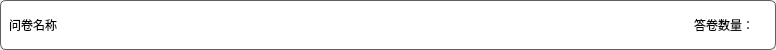
<?xml version="1.0" encoding="UTF-8"?>
<ui version="4.0">
 <class>AnswerListItem</class>
 <widget class="QWidget" name="AnswerListItem">
  <property name="geometry">
   <rect>
    <x>0</x>
    <y>0</y>
    <width>776</width>
    <height>50</height>
   </rect>
  </property>
  <property name="sizePolicy">
   <sizepolicy hsizetype="Preferred" vsizetype="Fixed">
    <horstretch>0</horstretch>
    <verstretch>0</verstretch>
   </sizepolicy>
  </property>
  <property name="minimumSize">
   <size>
    <width>0</width>
    <height>50</height>
   </size>
  </property>
  <property name="maximumSize">
   <size>
    <width>16777215</width>
    <height>59</height>
   </size>
  </property>
  <property name="windowTitle">
   <string/>
  </property>
  <layout class="QHBoxLayout" name="horizontalLayout">
   <property name="spacing">
    <number>0</number>
   </property>
   <property name="leftMargin">
    <number>0</number>
   </property>
   <property name="topMargin">
    <number>0</number>
   </property>
   <property name="rightMargin">
    <number>0</number>
   </property>
   <property name="bottomMargin">
    <number>0</number>
   </property>
   <item>
    <widget class="QWidget" name="widget" native="true">
     <property name="styleSheet">
      <string notr="true">QWidget#widget{
background-color: rgb(255, 255, 255);
border:1px solid rgb(95, 95, 95);
border-radius:6px;
}</string>
     </property>
     <layout class="QHBoxLayout" name="horizontalLayout_2">
      <item>
       <widget class="QLabel" name="questionnaire_name">
        <property name="text">
         <string>问卷名称</string>
        </property>
       </widget>
      </item>
      <item>
       <spacer name="horizontalSpacer">
        <property name="orientation">
         <enum>Qt::Orientation::Horizontal</enum>
        </property>
        <property name="sizeHint" stdset="0">
         <size>
          <width>623</width>
          <height>20</height>
         </size>
        </property>
       </spacer>
      </item>
      <item>
       <widget class="QLabel" name="label_2">
        <property name="text">
         <string>答卷数量：</string>
        </property>
       </widget>
      </item>
      <item>
       <widget class="QLabel" name="answer_number">
        <property name="sizePolicy">
         <sizepolicy hsizetype="Fixed" vsizetype="Preferred">
          <horstretch>0</horstretch>
          <verstretch>0</verstretch>
         </sizepolicy>
        </property>
        <property name="text">
         <string/>
        </property>
       </widget>
      </item>
     </layout>
    </widget>
   </item>
  </layout>
 </widget>
 <resources/>
 <connections/>
</ui>
